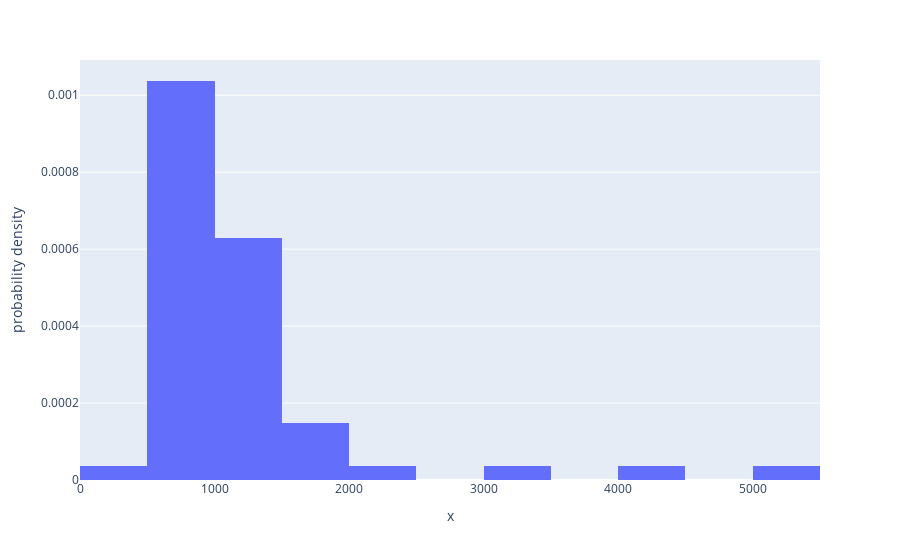

Notebook code cell kept with this figure:
### Code cell
# See here for ploty examples - https://plotly.com/python/
import plotly.express as px 
fig = px.histogram(df, x=df.x, 
                   histnorm='probability density') 
fig.show()

### Figure 1 — Plotly figure (JSON) as saved in the notebook; plotly's stock layout.template omitted (floating-point values rounded to 4 significant figures)
{"data": [{"alignmentgroup": "True", "bingroup": "x", "histnorm": "probability density", "hovertemplate": "x=%{x}<br>probability density=%{y}<extra></extra>", "legendgroup": "", "marker": {"color": "#636efa"}, "name": "", "offsetgroup": "", "orientation": "v", "showlegend": false, "type": "histogram", "x": [600, 1000, 829, 1100, 700, 1565, 600, 700, 600, 850, 880, 300, 900, 3000, 700, 1000, 750, 600, 900, 1200, 1400, 1500, 1300, 4000, 1214, 800, 650, 900, 1400, 2000, 800, 850, 5000, 1200, 1500, 900, 700, 512, 600, 700, 500, 500, 700, 1000, 1000, 850, 1050, 1300, 1250, 1000, 800, 1777, 1100, 1100], "xaxis": "x", "yaxis": "y"}], "layout": {"barmode": "relative", "legend": {"tracegroupgap": 0}, "margin": {"t": 60}, "xaxis": {"anchor": "y", "domain": [0, 1], "title": {"text": "x"}}, "yaxis": {"anchor": "x", "domain": [0, 1], "title": {"text": "probability density"}}}}
